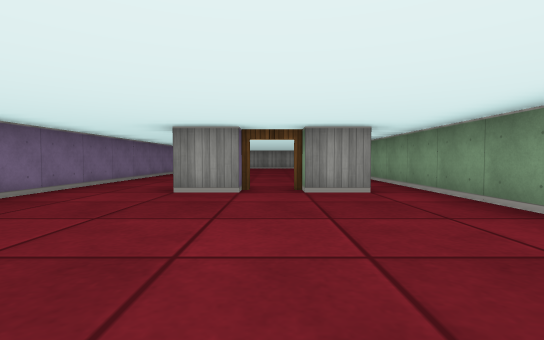
view 1 (above)

23 first-person views from a walk through a cub3D ray-caster map. The camera is about half as high as the walls, tilts 2° down and sees 85° across. The floor is counted in squares. Each view is taken from the middle of a square. On the plan, view 1 faces up. The plan holds only what a view shows up to about 9 squares ahead; the rest is blank.

view 2
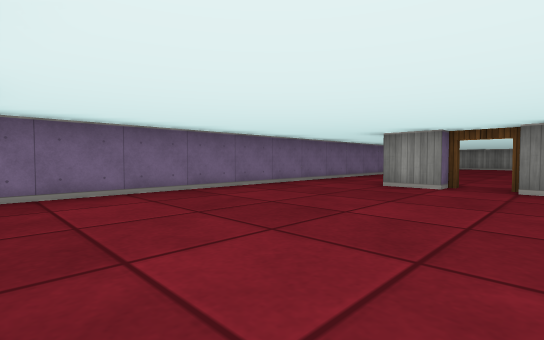

view 3
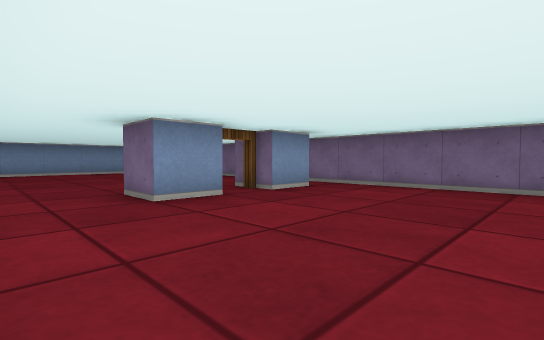

view 4
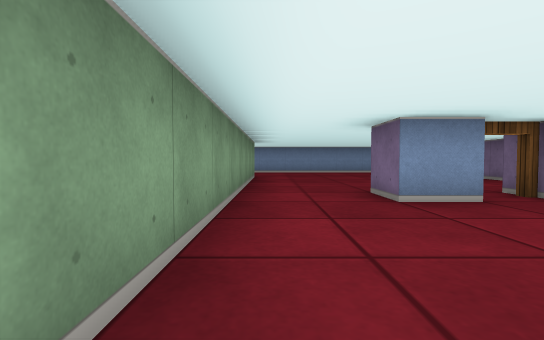

view 5
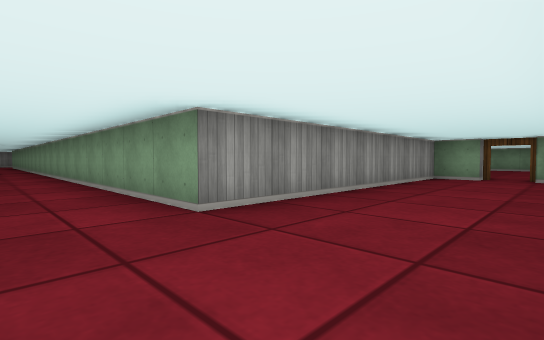

view 6
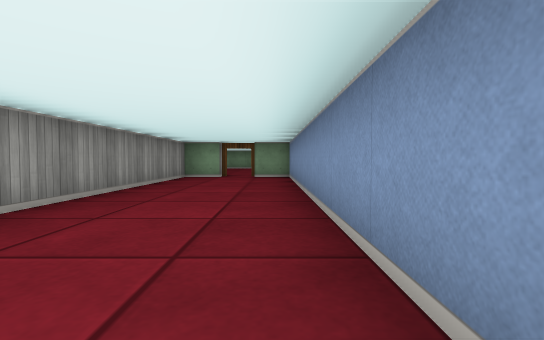

view 7
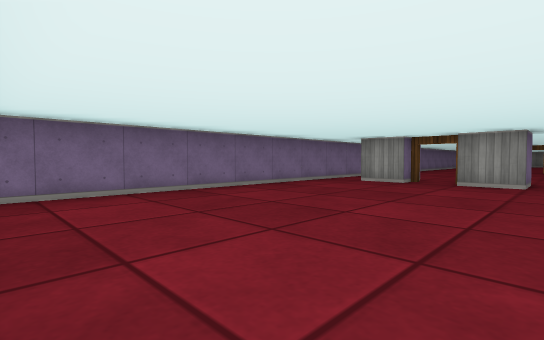

view 8
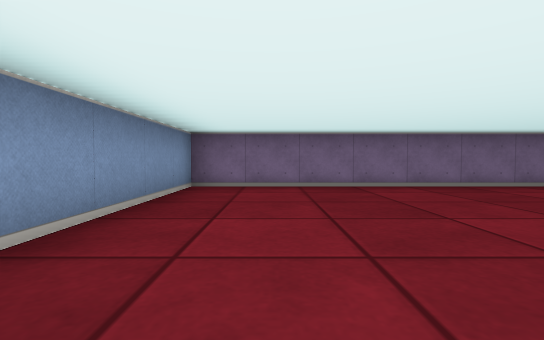

view 9
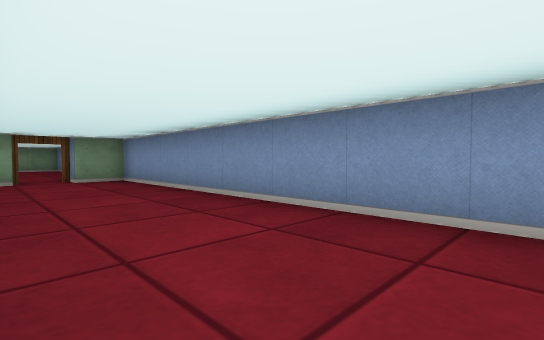

view 10
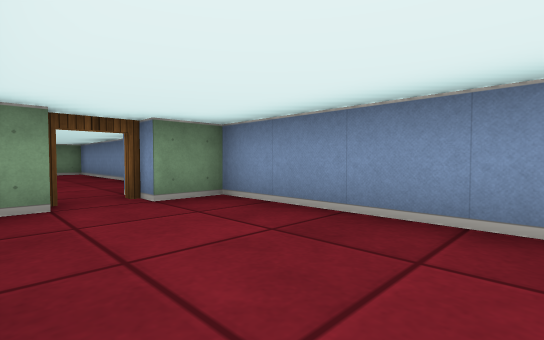

view 11
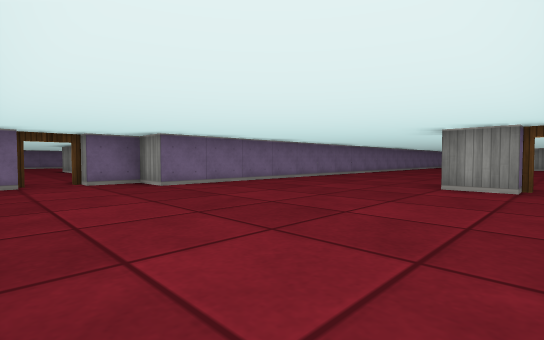

view 12
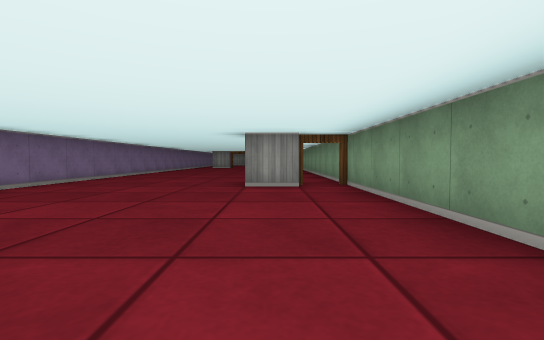

view 13
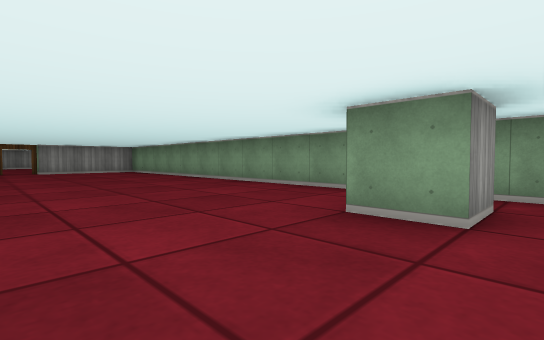

view 14
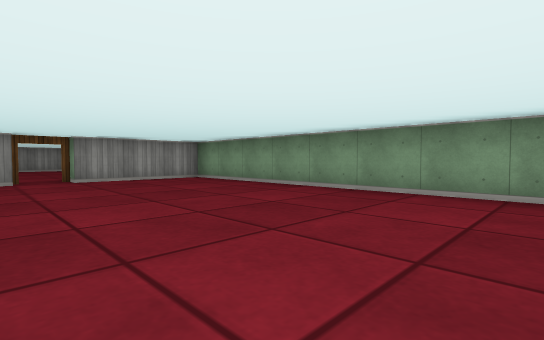

view 15
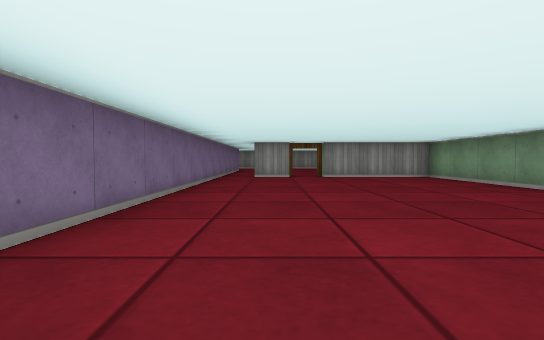

view 16
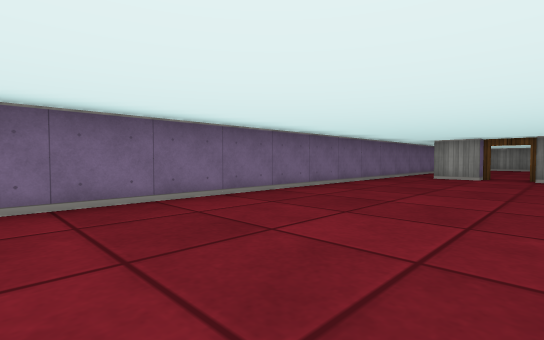

view 17
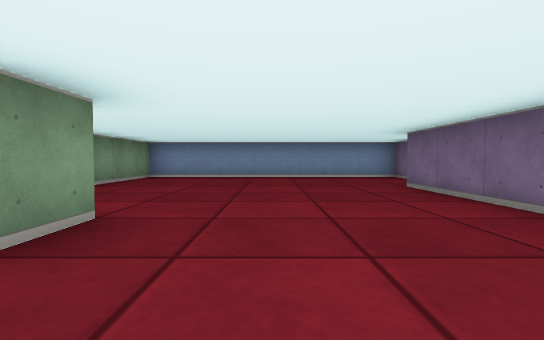

view 18
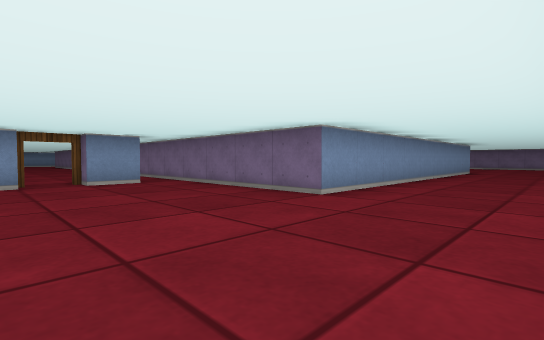

view 19
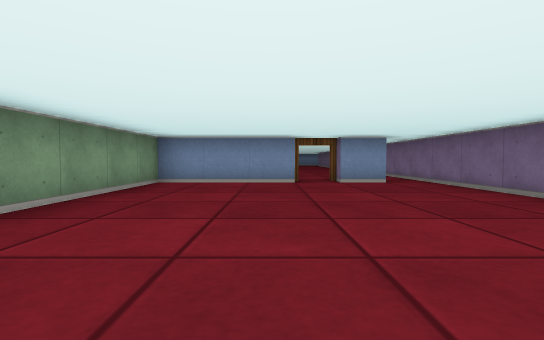

view 20
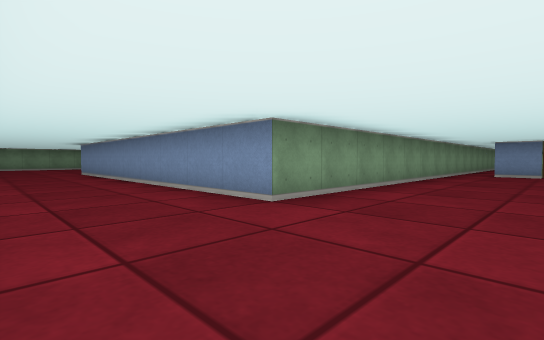

view 21
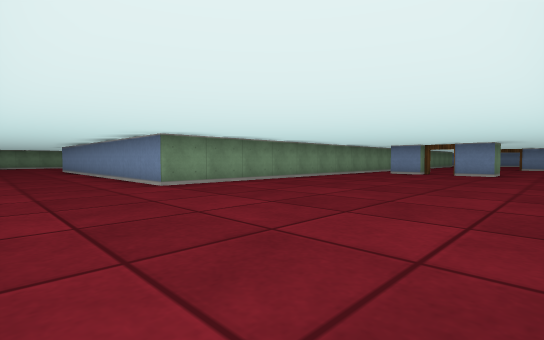

view 22
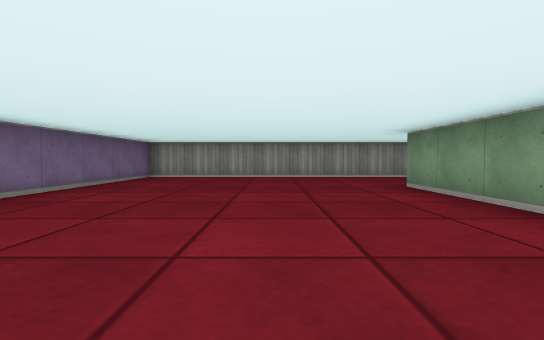

view 23
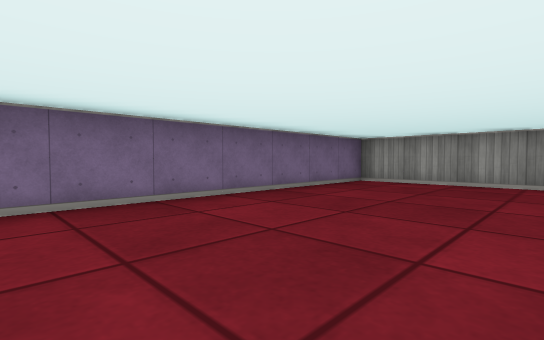

### Floor plan
Points are (right, up) in squares from view 1. A wall is a line through its corners. A room is listed if a view was taken in it or the views show most of it. See-through windows are left out.
Room 1 (views 1, 2, 3, 4)
walls: (-0.5, 4.5) (-1.5, 4.5); (-1.5, 4.8) (-1.5, 5.5); (-0.6, -1.5) (0.5, -1.5); (1.5, 4.5) (0.5, 4.5); (-2.5, -1.5) (-1.5, -1.5); (-3.5, 5.5) (-3.5, -1.5); (2.5, -1.5) (2.5, 5.5)
ways out: opening at (-3, -2) to room 2; opening at (1.5, -2) to room 2; open door at (-1, -2) to room 2; opening at (-2.5, 5) to room 4; opening at (2, 5) to room 4; open door at (0, 5) to room 4
Room 2 (views 5, 6, 7, 8, 9, 10)
walls: (0.5, -1.5) (0.5, -2.5) (-0.5, -2.5); (-1.5, -2.5) (-2.5, -2.5); (-3.5, -1.5) (-3.5, -9.5) (9.5, -9.5) (9.5, -8.5); (9.5, -7.5) (9.5, -6.5) (2.5, -6.5) (2.5, -1.5)
ways out: opening at (-3, -2) to room 1; opening at (1.5, -2) to room 1; open door at (-1, -2) to room 1; open door at (10, -8) to room 3
Room 3 (views 11, 12, 13, 14, 15, 16, 17)
walls: (16.5, -3.5) (15.5, -3.5) (15.5, -2.5); (10.5, -8.5) (10.5, -9.5) (17.5, -9.5) (17.5, 8.5) (14.5, 8.5); (13.5, 8.5) (12.5, 8.5); (11.5, 9.5) (11.5, -6.5) (10.5, -6.5) (10.5, -7.5)
ways out: open door at (10, -8) to room 2; opening at (12, 9) to room 4; open door at (14, 9) to room 4; open door at (17, -3)
Room 4 (views 18, 19, 20, 21, 22, 23)
walls: (3.9, 16.5) (-3.5, 16.5) (-3.5, 5.5); (12.4, 9.5) (13.5, 9.5); (2.5, 5.5) (2.5, 13.5) (11.5, 13.5) (11.5, 9.5); (14.4, 9.5) (17.5, 9.5) (17.5, 13.4); (0.5, 5.5) (1.5, 5.5); (-1.5, 5.5) (-0.8, 5.5)
ways out: opening at (-2.5, 5) to room 1; opening at (2, 5) to room 1; open door at (0, 5) to room 1; opening at (12, 9) to room 3; open door at (14, 9) to room 3

Where each view was taken, in squares from view 1:
view 1: 0 up, 0 right, facing up
view 2: 1 down, 1 right, facing up-left
view 3: 2 up, 2 right, facing down-left
view 4: 2 up, 2 right, facing down
view 5: 9 down, 1 right, facing up-right
view 6: 9 down, 1 right, facing right
view 7: 9 down, 1 right, facing up-left
view 8: 8 down, 2 right, facing left
view 9: 7 down, 2 right, facing down-right
view 10: 7 down, 6 right, facing down-right
view 11: 9 down, 17 right, facing up-left
view 12: 9 down, 16 right, facing up
view 13: 4 down, 13 right, facing up-right
view 14: 1 up, 13 right, facing up-right
view 15: 0 up, 13 right, facing up
view 16: 0 up, 15 right, facing up-left
view 17: 1 down, 14 right, facing down
view 18: 16 up, 15 right, facing down-left
view 19: 16 up, 15 right, facing down
view 20: 16 up, 0 right, facing down-right
view 21: 16 up, 3 left, facing down-right
view 22: 8 up, 0 right, facing up
view 23: 10 up, 0 right, facing up-left
